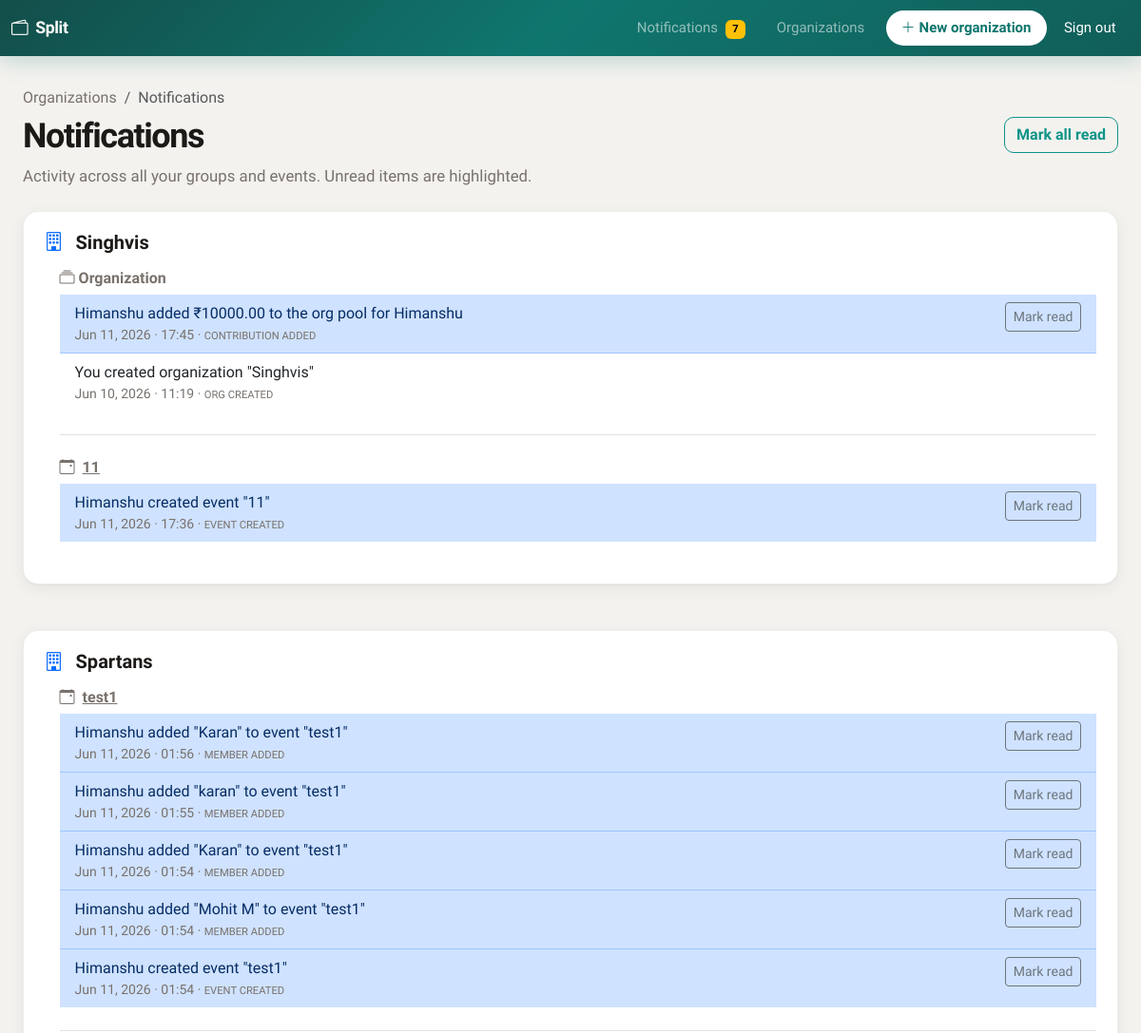
The page /notifications (signed in, upper part) on the database as committed earlier.
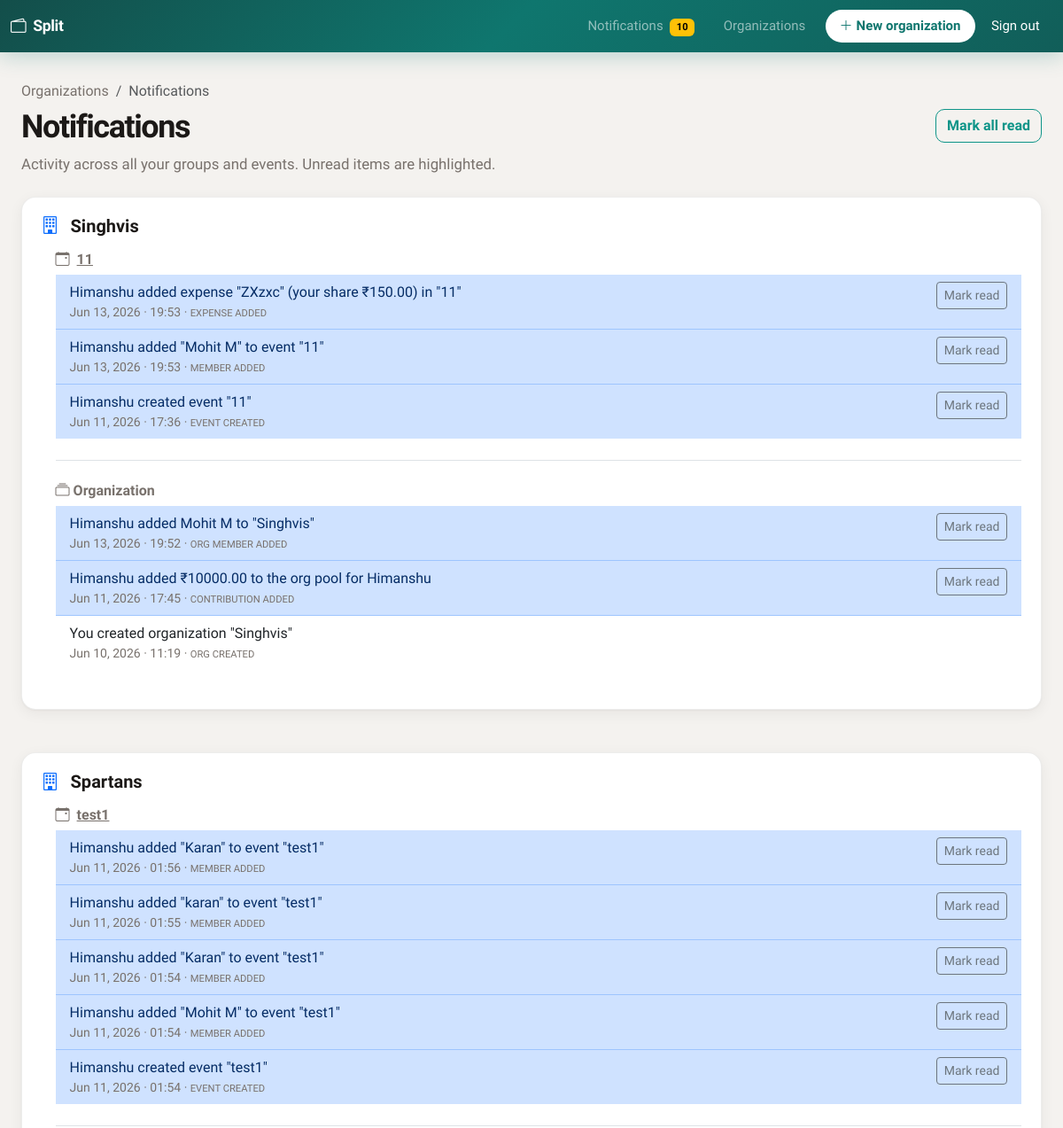
The same page on the database as committed later.
### app/models.py (models this page shows)
class Organization(Base):
    __tablename__ = "organizations"
    id: Mapped[int] = mapped_column(primary_key=True, autoincrement=True)
    name: Mapped[str] = mapped_column(String(200), nullable=False)
    created_by_user_id: Mapped[int | None] = mapped_column(
        ForeignKey("users.id"), nullable=True, index=True
    )
    created_at: Mapped[datetime] = mapped_column(DateTime, default=datetime.utcnow)
    members: Mapped[list["OrganizationMember"]] = relationship(
        back_populates="organization", cascade="all, delete-orphan"
    )
    events: Mapped[list["Event"]] = relationship(
        back_populates="organization", cascade="all, delete-orphan"
    )
    org_contributions: Mapped[list["OrganizationContribution"]] = relationship(
        back_populates="organization", cascade="all, delete-orphan"
    )

class Activity(Base):
    __tablename__ = "activities"
    id: Mapped[int] = mapped_column(primary_key=True, autoincrement=True)
    recipient_user_id: Mapped[int] = mapped_column(ForeignKey("users.id"), nullable=False)
    organization_id: Mapped[int | None] = mapped_column(
        ForeignKey("organizations.id"), nullable=True, index=True
    )
    event_id: Mapped[int | None] = mapped_column(
        ForeignKey("events.id"), nullable=True, index=True
    )
    actor_user_id: Mapped[int | None] = mapped_column(ForeignKey("users.id"), nullable=True)
    kind: Mapped[str] = mapped_column(String(64), nullable=False)
    summary: Mapped[str] = mapped_column(String(500), nullable=False)
    read_at: Mapped[datetime | None] = mapped_column(DateTime, nullable=True)
    created_at: Mapped[datetime] = mapped_column(DateTime, default=datetime.utcnow)
    recipient: Mapped["User"] = relationship(
        "User",
        foreign_keys=[recipient_user_id],
        back_populates="activities_received",
    )
    actor: Mapped["User | None"] = relationship(
        "User",
        foreign_keys=[actor_user_id],
        back_populates="activities_sent",
    )

class Event(Base):
    __tablename__ = "events"
    id: Mapped[int] = mapped_column(primary_key=True, autoincrement=True)
    organization_id: Mapped[int] = mapped_column(
        ForeignKey("organizations.id"), nullable=False
    )
    name: Mapped[str] = mapped_column(String(200), nullable=False)
    created_by_user_id: Mapped[int | None] = mapped_column(
        ForeignKey("users.id"), nullable=True, index=True
    )
    created_at: Mapped[datetime] = mapped_column(DateTime, default=datetime.utcnow)
    organization: Mapped["Organization"] = relationship(back_populates="events")
    members: Mapped[list["Member"]] = relationship(
        back_populates="event", cascade="all, delete-orphan"
    )
    expenses: Mapped[list["Expense"]] = relationship(
        back_populates="event", cascade="all, delete-orphan"
    )

### app/routers/web.py (the view)
@router.get("/notifications", response_class=HTMLResponse)
def page_notifications(request: Request, db: Session = Depends(get_db)):
    uid = require_session_user(request)
    if isinstance(uid, RedirectResponse):
        return uid
    rows = activity_service.list_for_user(db, uid, limit=400)
    grouped = activity_service.group_activities_hierarchy(db, rows)
    return templates.TemplateResponse(
        request,
        "notifications.html",
        {
            "title": "Notifications",
            "grouped": grouped,
            "activities": rows,
        },
    )

### templates/notifications.html (shortened to what this page needs)
{% extends "base.html" %}
{% block content %}
<nav class="et-breadcrumb mb-2" aria-label="breadcrumb">
  <ol class="breadcrumb small mb-0">
    <li class="breadcrumb-item"><a href="/orgs">Organizations</a></li>
    <li class="breadcrumb-item active" aria-current="page">Notifications</li>
  </ol>
</nav>
<header class="mb-4 d-flex flex-wrap justify-content-between align-items-start gap-3">
  <div>
    <h1 class="et-hero-title mb-2">Notifications</h1>
    <p class="et-hero-lead mb-0">Activity across all your groups and events. Unread items are highlighted.</p>
  </div>
  {% if activities %}
  <form method="post" action="/notifications/read-all">
    <button type="submit" class="btn btn-outline-primary">Mark all read</button>
  </form>
  {% endif %}
</header>
{% if not grouped %}
<div class="et-empty">
  <div class="et-empty-icon"><i class="bi bi-bell"></i></div>
  <p class="et-muted mb-0">No activity yet. Create organizations, events, and expenses to see updates here.</p>
</div>
{% else %}
  {% for org in grouped %}
  <section class="mb-5 et-card">
    <div class="et-card-body">
      <h2 class="h5 fw-bold mb-3">
        <i class="bi bi-building me-2 text-primary"></i>
        <a href="/orgs/{{ org.organization_id }}" class="text-reset text-decoration-none">{{ org.organization_name }}</a>
      </h2>
      {% for eg in org.event_groups %}
      <div class="ms-md-3 mb-4 {% if not loop.last %}border-bottom pb-4{% endif %}">
        <h3 class="h6 fw-semibold et-muted mb-2">
          {% if eg.event_id %}
          <i class="bi bi-calendar-event me-1"></i>
          <a href="/events/{{ eg.event_id }}" class="text-reset">{{ eg.event_name }}</a>
          {% else %}
          <i class="bi bi-collection me-1"></i>{{ eg.event_name }}
          {% endif %}
        </h3>
        <ul class="list-group list-group-flush">
          {% for a in eg.activities %}
          <li class="list-group-item d-flex flex-wrap justify-content-between align-items-start gap-2 {% if not a.read_at %}list-group-item-primary bg-opacity-10{% endif %}">
            <div class="flex-grow-1 min-w-0">
              <p class="mb-0">{{ a.summary }}</p>
              <p class="small et-muted mb-0">{{ a.created_at.strftime('%b %d, %Y · %H:%M') }} · <span class="text-uppercase" style="font-size: 0.7rem;">{{ a.kind | replace('_', ' ') }}</span></p>
            </div>
            {% if not a.read_at %}
            <form method="post" action="/notifications/{{ a.id }}/read" class="flex-shrink-0">
              <button type="submit" class="btn btn-sm btn-outline-secondary">Mark read</button>
            </form>
            {% endif %}
          </li>
          {% endfor %}
        </ul>
      </div>
      {% endfor %}
    </div>
  </section>
  {% endfor %}
{% endif %}
{% endblock %}

### templates/base.html (shortened to what this page needs)
<!DOCTYPE html>
<html lang="en">
<head>
  <link href="https://cdn.jsdelivr.net/npm/bootstrap@5.3.3/dist/css/bootstrap.min.css" rel="stylesheet"
>
  <link href="https://cdn.jsdelivr.net/npm/bootstrap-icons@1.11.3/font/bootstrap-icons.min.css" rel="stylesheet">
  <link rel="stylesheet" href="{{ url_for('static', path='app.css') }}">
</head>
<body class="et-body d-flex flex-column min-vh-100">
  <nav class="navbar navbar-expand-lg navbar-dark et-navbar mb-0">
    <div class="container-xxl">
      <a class="navbar-brand" href="{% if request.session.get('user_id') %}/orgs{% else %}/auth/login{% endif %}">
        <i class="bi bi-wallet2" aria-hidden="true"></i>
        Split
      </a>
      <div class="collapse navbar-collapse" id="navMain">
        <ul class="navbar-nav ms-auto align-items-lg-center gap-lg-1">
          {% if request.session.get('user_id') %}
          <li class="nav-item">
            <a class="nav-link position-relative" href="/notifications">
              Notifications
              {% if request.state.unread_notifications %}
              <span class="badge text-bg-warning ms-1">{{ request.state.unread_notifications }}</span>
              {% endif %}
            </a>
          </li>
          <li class="nav-item">
            <a class="nav-link" href="/orgs">Organizations</a>
          </li>
          <li class="nav-item">
            <a class="nav-link btn-nav-cta" href="/orgs/new"><i class="bi bi-plus-lg me-1"></i>New organization</a>
          </li>
          <li class="nav-item">
            <form method="post" action="/auth/logout" class="d-inline">
              <button type="submit" class="nav-link btn btn-link text-white border-0 p-2">Sign out</button>
            </form>
          </li>
          {% else %}
          <li class="nav-item"><a class="nav-link" href="/auth/login">Sign in</a></li>
          <li class="nav-item"><a class="nav-link btn-nav-cta" href="/auth/register">Register</a></li>
          {% endif %}
        </ul>
      </div>
    </div>
  </nav>
  <main class="et-main flex-grow-1 container-xxl px-3 px-lg-4">
    {% block content %}{% endblock %}
  </main>
</body>
</html>

### static/app.css (style rules this page uses)
:root { --et-bg: #f4f2ef; --et-bg-elevated: #ffffff; --et-surface-2: #faf9f7; --et-text: #1c1917; --et-text-muted: #78716c; --et-border: rgba(28, 25, 23, 0.08); --et-border-strong: rgba(28, 25, 23, 0.12); --et-accent: #0d9488; --et-accent-hover: #0f766e; --et-accent-soft: rgba(13, 148, 136, 0.12); --et-accent-2: #6366f1; --et-radius: 12px; --et-radius-sm: 10px; --et-radius-lg: 16px; --et-shadow: 0 1px 2px rgba(28, 25, 23, 0.04), 0 4px 16px rgba(28, 25, 23, 0.06); --et-shadow-hover: 0 8px 24px rgba(28, 25, 23, 0.08); --et-green: #059669; --et-green-soft: rgba(5, 150, 105, 0.12); --et-red: #dc2626; --et-red-soft: rgba(220, 38, 38, 0.1); --et-font: "Plus Jakarta Sans", system-ui, -apple-system, sans-serif; }
*, *::before, *::after { box-sizing: border-box; }
html { scroll-behavior: smooth; }
body.et-body { font-family: var(--et-font); background: var(--et-bg); color: var(--et-text); min-height: 100vh; -webkit-font-smoothing: antialiased; }
.et-navbar { background: linear-gradient(135deg, #134e4a 0%, #0f766e 48%, #115e59 100%); box-shadow: 0 4px 24px rgba(15, 118, 110, 0.25); padding-top: 0.65rem; padding-bottom: 0.65rem; }
.et-navbar .navbar-brand { font-weight: 700; letter-spacing: -0.02em; font-size: 1.1rem; display: flex; align-items: center; gap: 0.5rem; }
.et-navbar .nav-link { font-weight: 500; font-size: 0.9375rem; padding: 0.5rem 0.9rem !important; border-radius: 999px; transition: background 0.15s ease, color 0.15s ease; }
.et-navbar .btn-nav-cta { background: #fff; color: #0f766e !important; font-weight: 600; border-radius: 999px; padding: 0.45rem 1rem !important; margin-left: 0.25rem; }
.et-main { padding-top: 1.5rem; }
@media (min-width: 992px) { .et-main { padding-top: 2rem; } }
.et-card { background: var(--et-bg-elevated); border: 1px solid var(--et-border); border-radius: var(--et-radius-lg); box-shadow: var(--et-shadow); transition: box-shadow 0.2s ease, transform 0.2s ease, border-color 0.2s ease; }
.et-card-body { padding: 1.25rem 1.35rem; }
.btn-outline-primary { --bs-btn-color: var(--et-accent); --bs-btn-border-color: var(--et-accent); --bs-btn-hover-bg: var(--et-accent); --bs-btn-hover-border-color: var(--et-accent); font-weight: 600; border-radius: var(--et-radius-sm); }
.et-hero-title { font-weight: 800; letter-spacing: -0.04em; font-size: clamp(1.75rem, 4vw, 2.25rem); line-height: 1.15; color: var(--et-text); margin-bottom: 0.5rem; }
.et-hero-lead { color: var(--et-text-muted); font-size: 1.05rem; max-width: 36rem; margin-bottom: 0; }
.et-breadcrumb .breadcrumb-item a { color: var(--et-text-muted); text-decoration: none; font-weight: 500; }
.et-muted { color: var(--et-text-muted); }

Rows that differ between the two databases and show on the page:
added Activity: summary "Himanshu added expense \"ZXzxc\" (your share ₹150.00) in \"11\"", created_at "Jun 13, 2026 · 19:53", kind "EXPENSE ADDED", shown under Event (number 1 of 2 on the later page)
added Activity: summary "Himanshu added \"Mohit M\" to event \"11\"", created_at "Jun 13, 2026 · 19:53", kind "MEMBER ADDED", shown under Event (number 1 of 2 on the later page)
added Activity: summary "Himanshu added Mohit M to \"Singhvis\"", created_at "Jun 13, 2026 · 19:52", kind "ORG MEMBER ADDED", shown under Organization "Singhvis"
Other text that changed with them:
{{ request.state.unread_notifications }}: "7" → "10"
